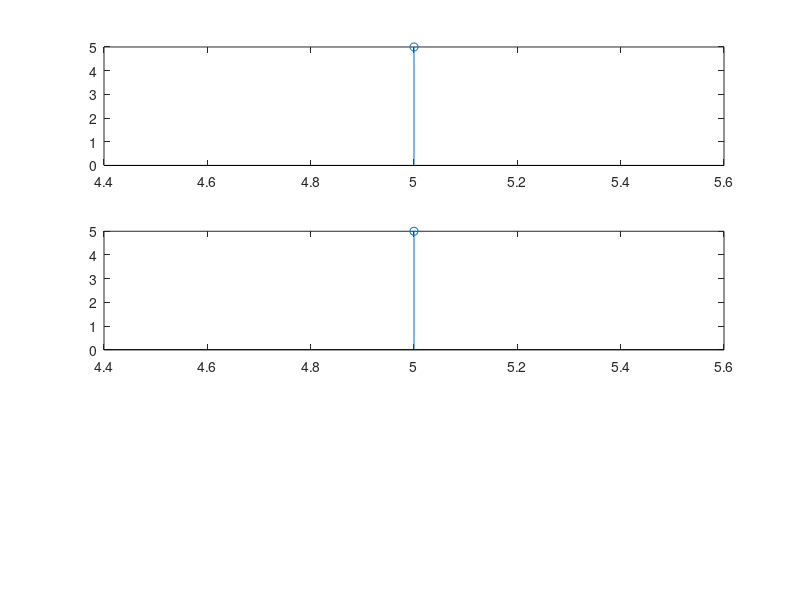

Reproduce this figure in MATLAB. (Note: this script raises an error after producing the figure.)
x=input('Enter the first array=');
nx=input('Enter the range nx=');
h=input('Enter the second array=');
nh=input('Enter the range nh=');
%fh=fliplr(h);
fnh=-fliplr(nh);
%x=[1 2 3 4];
subplot(3,1,1);
stem(nx,x);
%h=[4 3 2 1];
subplot(3,1,2);
stem(nh,h);
%cross corelation
y=xcorr(x,h)
%ny=0:length(y)-1;
n1=min(nx)+min(fnh);
n2=max(nx)+max(fnh);
ny=n1:n2;
subplot(3,1,3);
stem(ny,y);
disp(y);